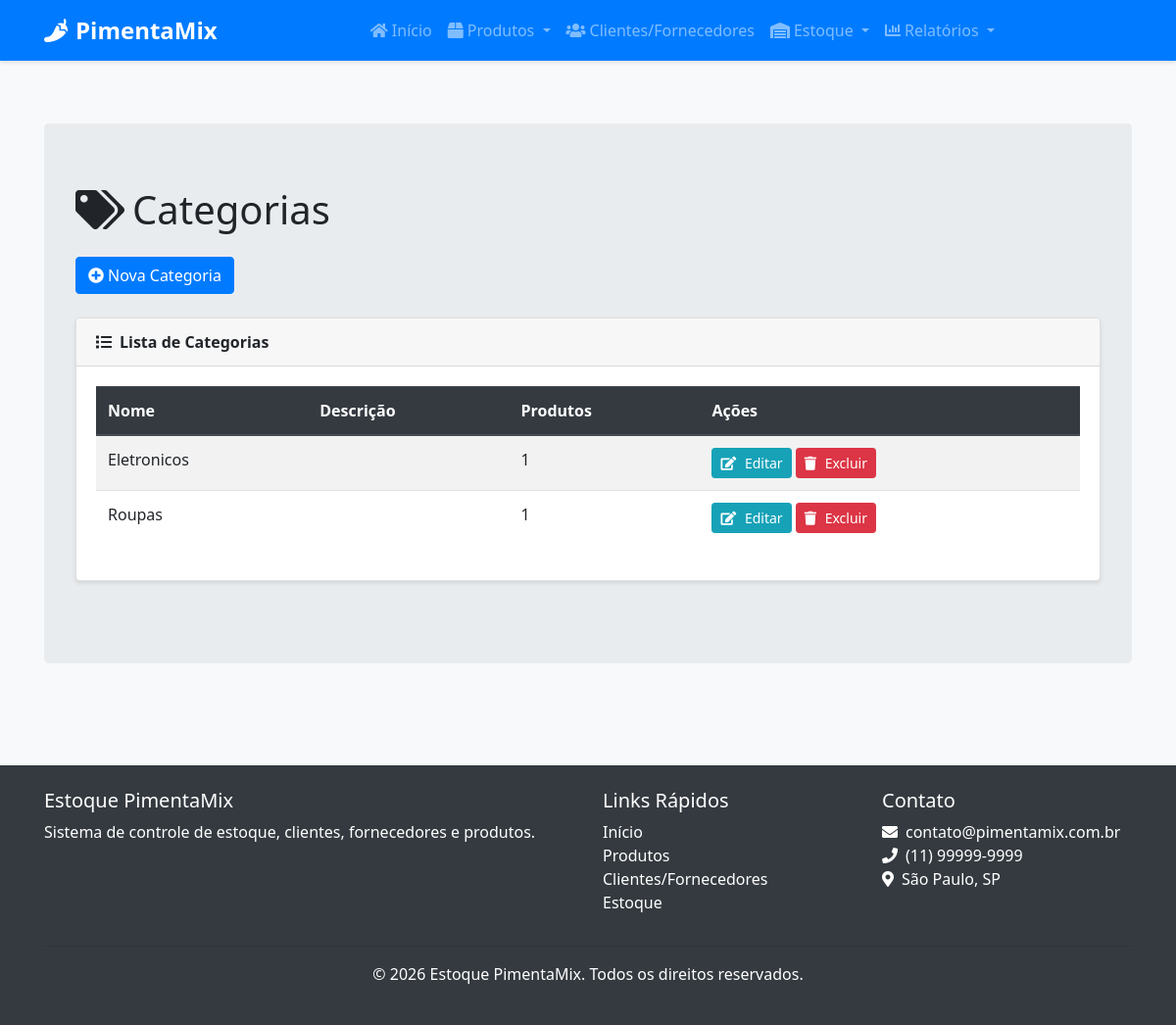
Page /categorias/ on the earlier database version.
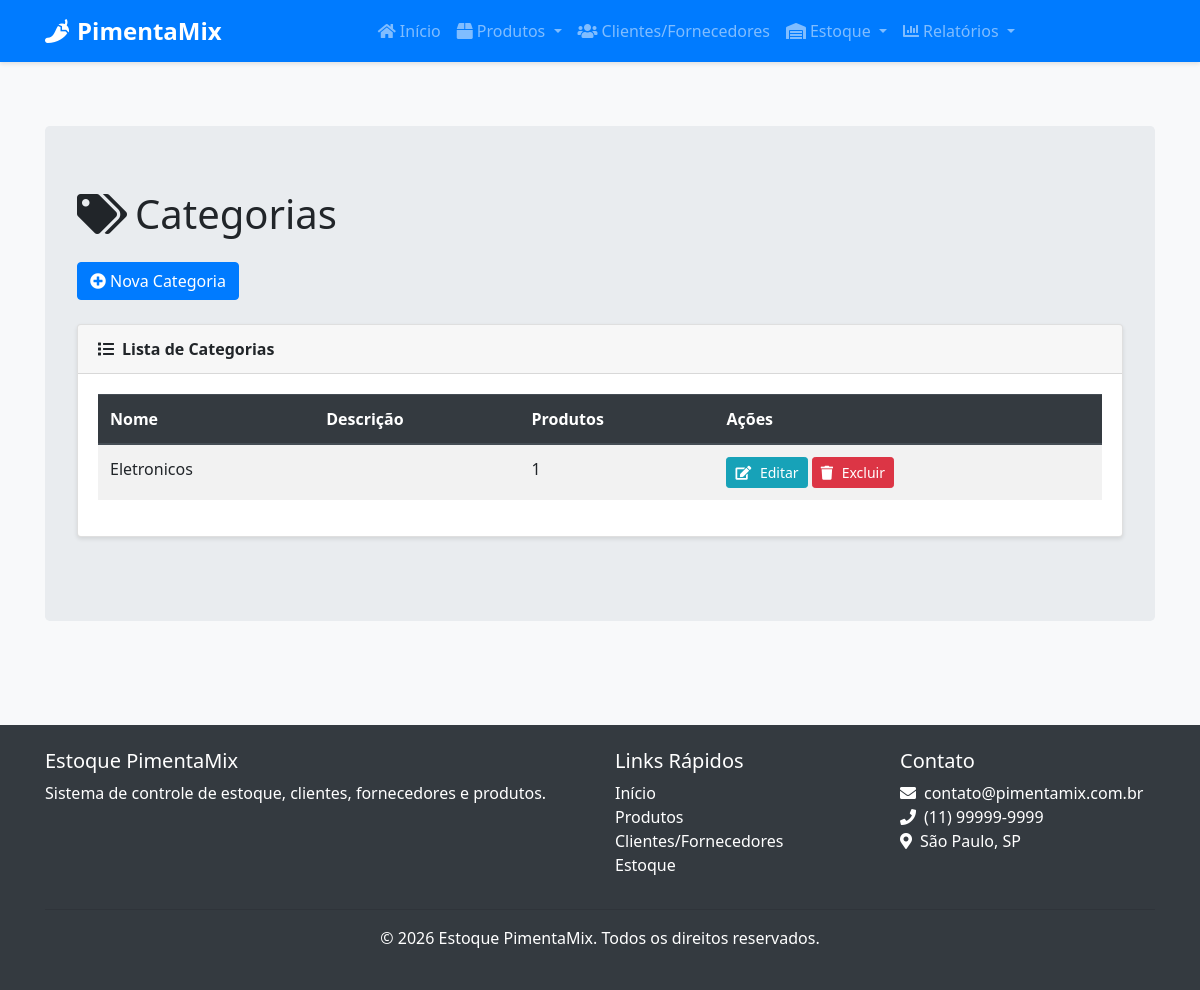
Same page on the later database version.
### src/models/categoria.py (models this page shows, shortened)
class Categoria(db.Model):
    __tablename__ = 'categoria'
    id = db.Column(db.Integer, primary_key=True)
    nome = db.Column(db.String(100), nullable=False, unique=True)
    descricao = db.Column(db.Text, nullable=True)
    produtos = db.relationship('Produto', backref='categoria', lazy=True)

### src/routes/categoria.py (the view)
@categoria_bp.route('/')
def listar():
    categorias = Categoria.query.all()
    return render_template('categoria/listar.html', categorias=categorias)

### src/templates/categoria/listar.html (shortened to what this page needs)
{% extends "base.html" %}
{% block content %}
<div class="container">
    <div class="jumbotron mt-4">
    <div class="row">
        <div class="col-12">
            <h1 class="mb-4">
                <i class="fas fa-tags mr-2"></i>Categorias
            </h1>
        </div>
    </div>
    <div class="row mb-4">
        <div class="col-12">
            <a href="{{ url_for('categoria.nova') }}" class="btn btn-primary">
                <i class="fas fa-plus-circle mr-1"></i>Nova Categoria
            </a>
        </div>
    </div>
    <div class="row">
        <div class="col-12">
            <div class="card">
                <div class="card-header">
                    <i class="fas fa-list mr-2"></i>Lista de Categorias
                </div>
                <div class="card-body">
                    {% if categorias %}
                    <div class="table-responsive">
                        <table class="table table-hover table-striped">
                            <thead>
                                <tr>
                                    <th>Nome</th>
                                    <th>Descrição</th>
                                    <th>Produtos</th>
                                    <th>Ações</th>
                                </tr>
                            </thead>
                            <tbody>
                                {% for categoria in categorias %}
                                <tr>
                                    <td>{{ categoria.nome }}</td>
                                    <td>{{ categoria.descricao|truncate(50) }}</td>
                                    <td>{{ categoria.produtos|length }}</td>
                                    <td>
                                        <a href="{{ url_for('categoria.editar', id=categoria.id) }}" class="btn btn-sm btn-info">
                                            <i class="fas fa-edit"></i> Editar
                                        </a>
                                        <button type="button" class="btn btn-sm btn-danger" data-toggle="modal" data-target="#deleteModal{{ categoria.id }}">
                                            <i class="fas fa-trash"></i> Excluir
                                        </button>
                                    </td>
                                </tr>
                                {% endfor %}
                            </tbody>
                        </table>
                    </div>
                    {% else %}
                    <div class="alert alert-info">
                        <i class="fas fa-info-circle mr-1"></i>
                        Nenhuma categoria cadastrada. <a href="{{ url_for('categoria.nova') }}">Cadastre uma nova categoria</a>.
                    </div>
                    {% endif %}
                </div>
            </div>
        </div>
    </div>
</div>
</div>
{% endblock %}

Differences in the rows shown:
removed Categoria: nome "Roupas", produtos|length "1"
